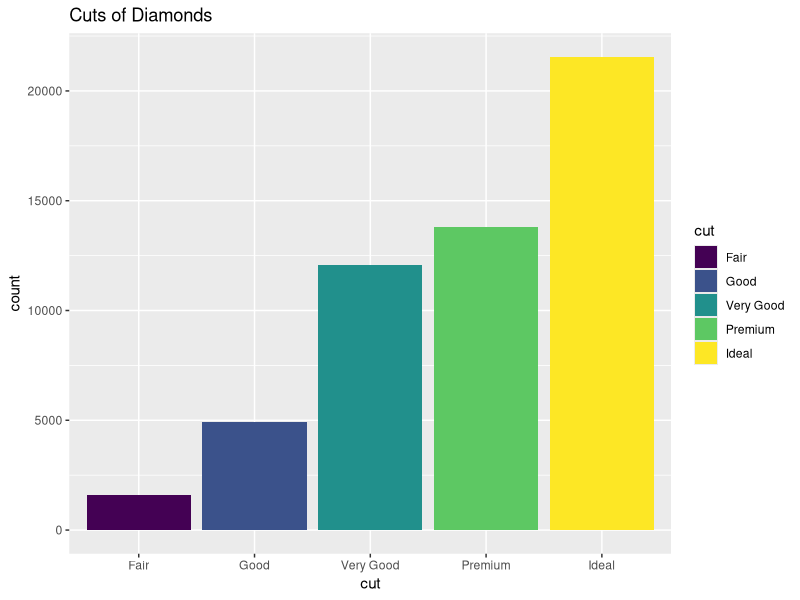
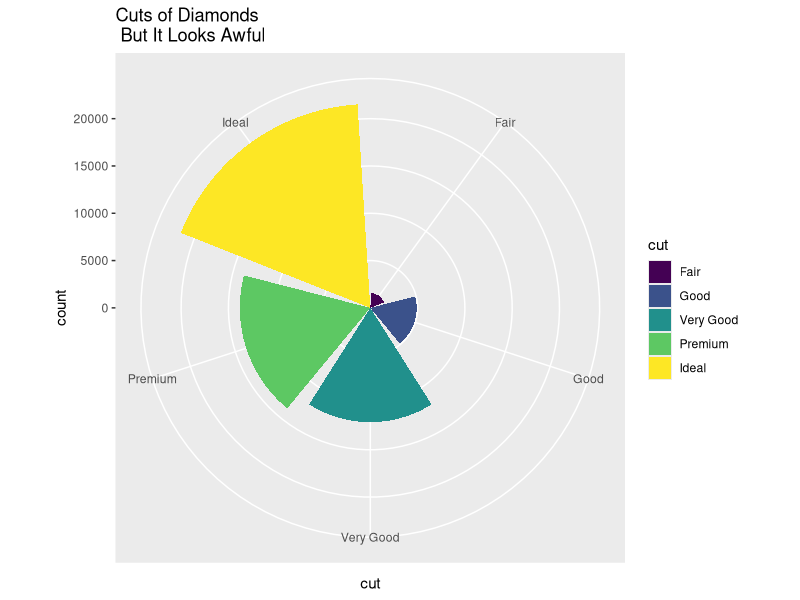
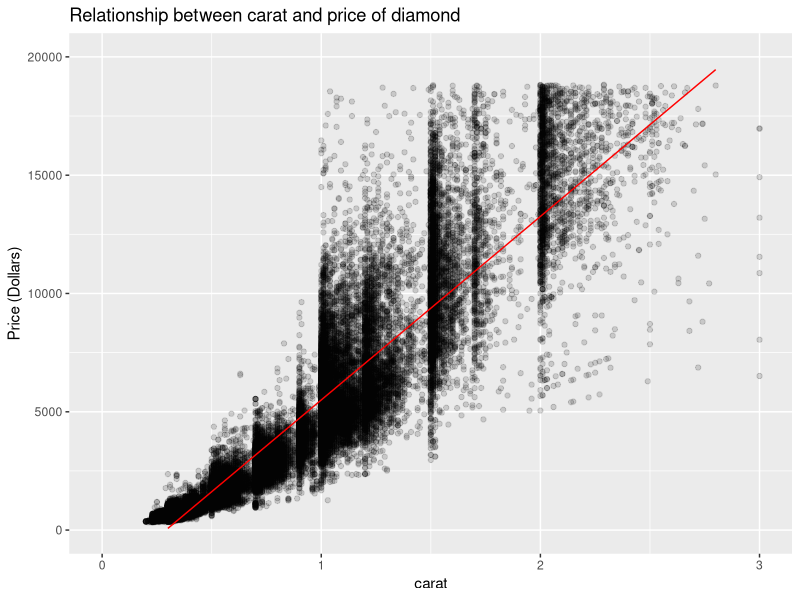
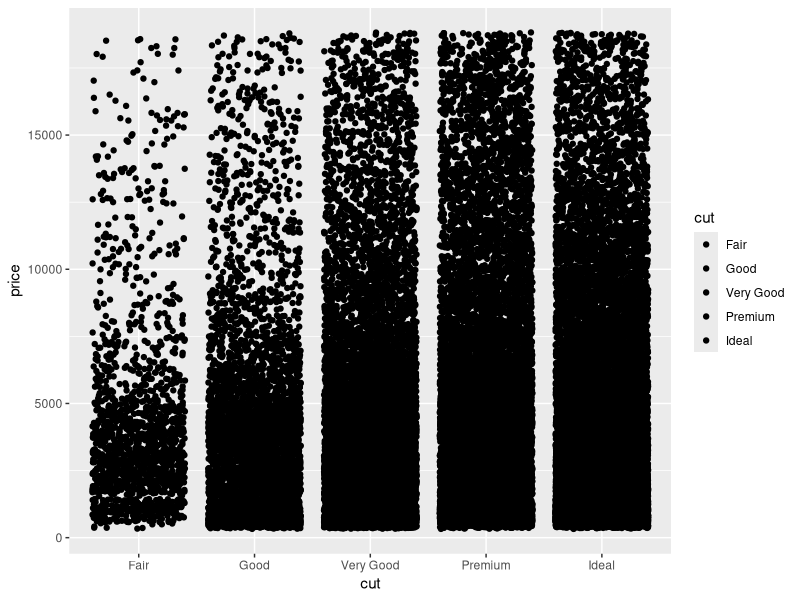
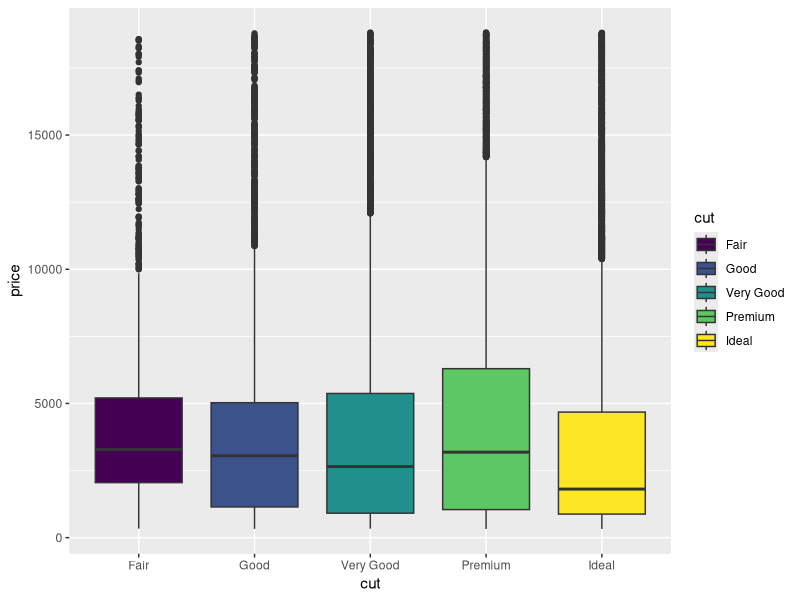
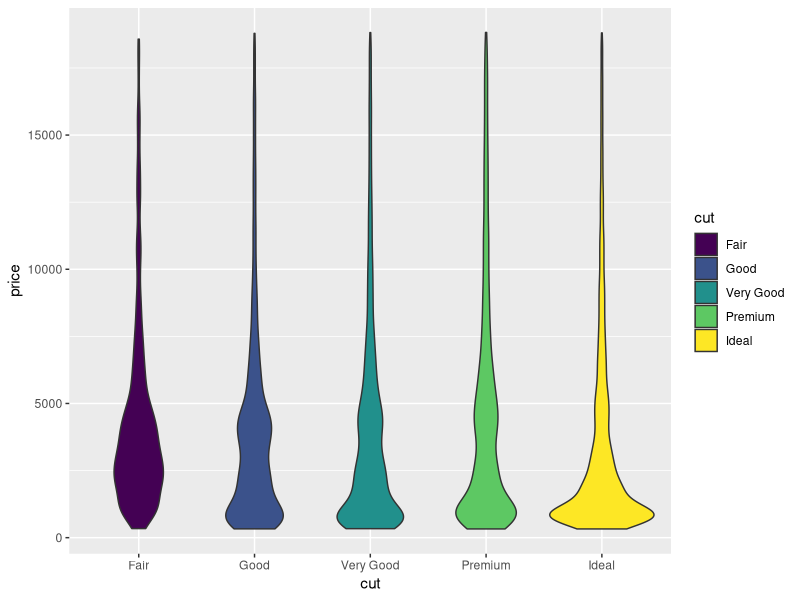
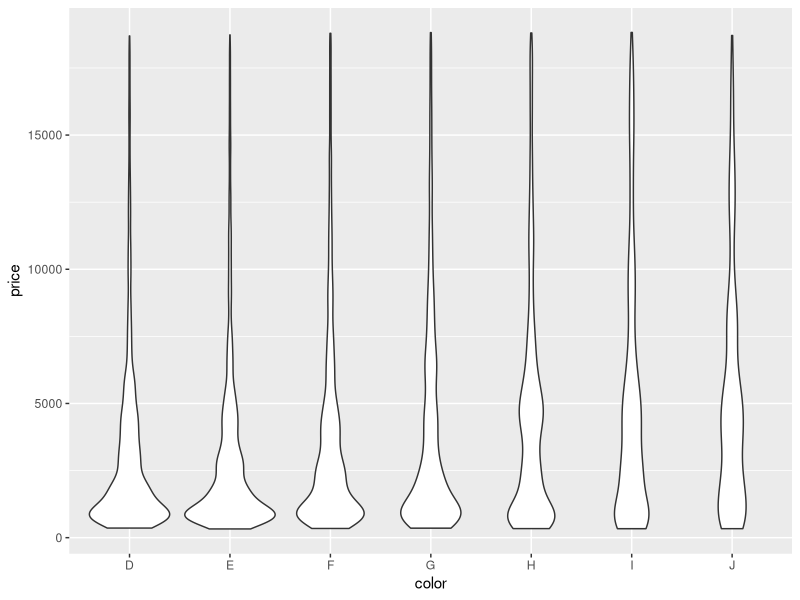
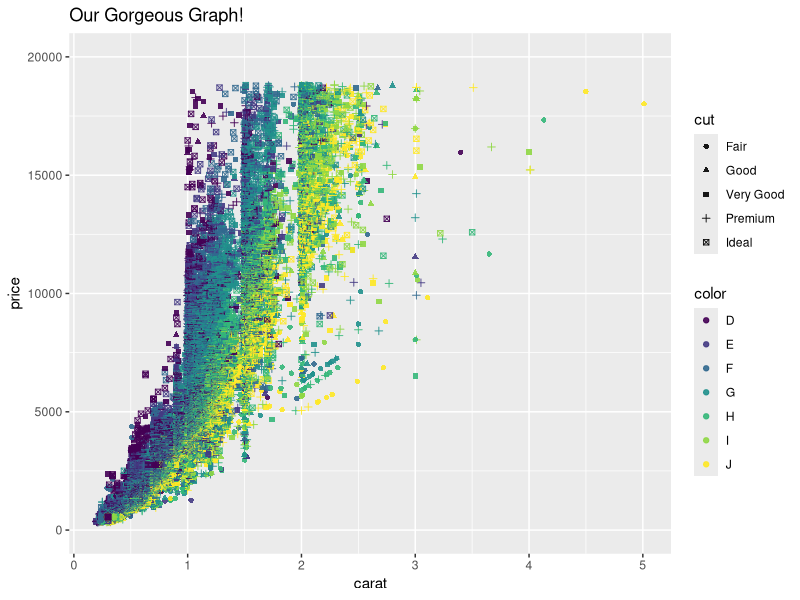

The R script that drew these images, in order:
## ---- chunk 1
library(ggplot2)
## ---- chunk 2
ggplot(data = diamonds, aes(cut)) + geom_bar(aes(fill = cut)) + ggtitle("Cuts of Diamonds")

ggplot(data = diamonds, aes(cut)) + geom_bar(aes(fill = cut)) +
  coord_polar() + ggtitle("Cuts of Diamonds \n But It Looks Awful")
## ---- chunk 3
model_diamonds <- lm(price ~ carat, data = diamonds)
diamonds$fitted <- model_diamonds$fitted
## ---- chunk 4
pretty_scatter_plot <- ggplot(data = diamonds, aes(x = carat, y = price)) + 
  geom_point(alpha = .15) + 
  geom_line(aes(y = fitted), col = "red") +
  scale_y_continuous(limits = c(0, 20000)) +
  scale_x_continuous(limits = c(0,3)) +
  ggtitle("Relationship between carat and price of diamond") +
  ylab("Price (Dollars)")
pretty_scatter_plot
## ---- chunk 5
g <- ggplot(diamonds, aes(x = cut, y = price, fill = cut))
## ---- chunk 6
g + geom_jitter()
## ---- chunk 7
g + geom_boxplot()
## ---- chunk 8
g + geom_violin()
## ---- chunk 9
ggplot(diamonds, aes(x = color, y = price)) + geom_violin()
## ---- chunk 10
ggplot(diamonds, aes(x = carat, y = price, color = color, shape = cut)) + geom_point(alpha = .9) + 
  scale_y_continuous(limits = c(0,20000)) + ggtitle("Our Gorgeous Graph!")
